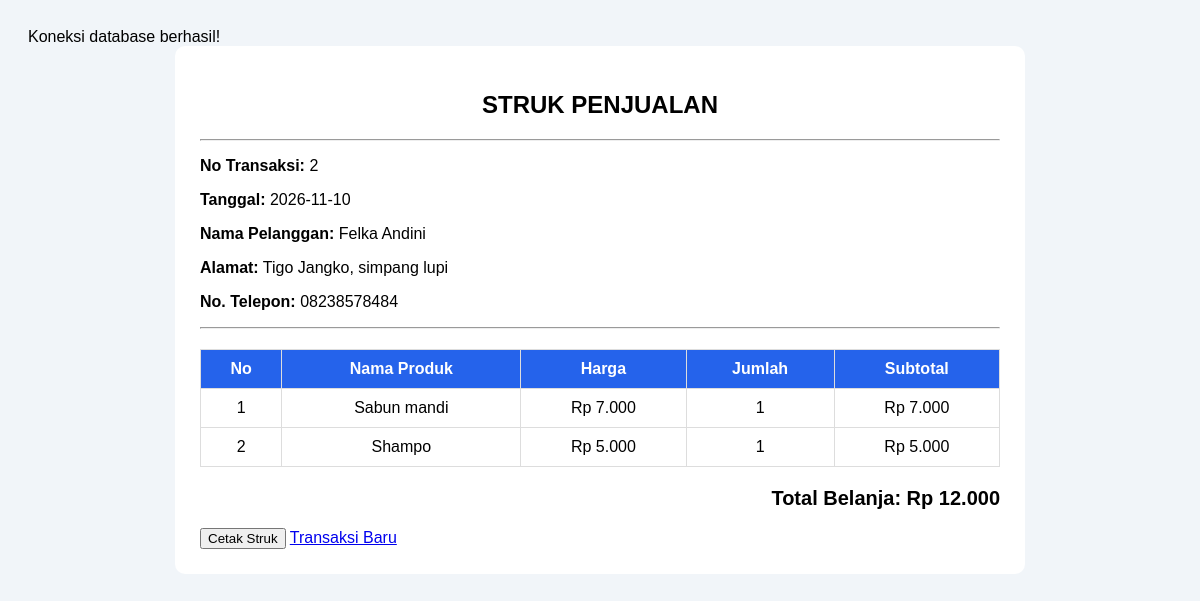
Page /detail_transaksi.php?id=2 (signed in) on the committed database.
### tables this page shows
CREATE TABLE `penjualan` (
  `id_penjualan` int(11) NOT NULL,
  `tanggal_penjualan` date NOT NULL,
  `total_harga` decimal(10,2) NOT NULL,
  `id_pelanggan` int(11) NOT NULL
);

CREATE TABLE `pelanggan` (
  `id_pelanggan` int(11) NOT NULL,
  `nama_pelanggan` varchar(50) NOT NULL,
  `alamat` text NOT NULL,
  `nomor_telp` varchar(15) NOT NULL
);

CREATE TABLE `detail_penjualan` (
  `id_detail` int(11) NOT NULL,
  `id_penjualan` int(11) NOT NULL,
  `id_produk` int(11) NOT NULL,
  `jumlah_produk` int(11) NOT NULL,
  `subtotal` decimal(10,2) NOT NULL
);

CREATE TABLE `produk` (
  `id_produk` int(11) NOT NULL,
  `nama_produk` varchar(50) NOT NULL,
  `harga` decimal(10,2) NOT NULL,
  `stok` int(11) NOT NULL
);

### detail_transaksi.php (the view, shortened to what this page needs)
<?php
include "koneksi.php";
$id = (int) $_GET['id'];
$query = mysqli_prepare($conn,
    "SELECT penjualan.*, pelanggan.nama_pelanggan,
            pelanggan.alamat, pelanggan.nomor_telp
     FROM penjualan
     JOIN pelanggan
     ON penjualan.id_pelanggan = pelanggan.id_pelanggan
     WHERE penjualan.id_penjualan = ?"
);
mysqli_stmt_bind_param($query, "i", $id);
mysqli_stmt_execute($query);
$result = mysqli_stmt_get_result($query);
$data = mysqli_fetch_assoc($result);
$detail = mysqli_prepare($conn,
    "SELECT detail_penjualan.*, produk.nama_produk,
            produk.harga
     FROM detail_penjualan
     JOIN produk
     ON detail_penjualan.id_produk = produk.id_produk
     WHERE detail_penjualan.id_penjualan = ?"
);
mysqli_stmt_bind_param($detail, "i", $id);
mysqli_stmt_execute($detail);
$hasil_detail = mysqli_stmt_get_result($detail);
?>
<!DOCTYPE html>
<html>
<head>
</head>
<body>
<div class="container">
    <h2 style="text-align:center">
        STRUK PENJUALAN
    </h2>
    <hr>
    <p>
        <b>No Transaksi:</b>
        <?= $data['id_penjualan']; ?>
    </p>
    <p>
        <b>Tanggal:</b>
        <?= $data['tanggal_penjualan']; ?>
    </p>
    <p>
        <b>Nama Pelanggan:</b>
        <?= htmlspecialchars($data['nama_pelanggan']); ?>
    </p>
    <p>
        <b>Alamat:</b>
        <?= htmlspecialchars($data['alamat']); ?>
    </p>
    <p>
        <b>No. Telepon:</b>
        <?= htmlspecialchars($data['nomor_telp']); ?>
    </p>
    <hr>
    <table>
        <tr>
            <th>No</th>
            <th>Nama Produk</th>
            <th>Harga</th>
            <th>Jumlah</th>
            <th>Subtotal</th>
        </tr>
        <?php
        $no = 1;
        while ($d = mysqli_fetch_assoc($hasil_detail)) {
        ?>
        <tr>
            <td><?= $no++; ?></td>
            <td>
                <?= htmlspecialchars($d['nama_produk']); ?>
            </td>
            <td>
                Rp <?= number_format($d['harga'], 0, ',', '.'); ?>
            </td>
            <td><?= $d['jumlah_produk']; ?></td>
            <td>
                Rp <?= number_format($d['subtotal'], 0, ',', '.'); ?>
            </td>
        </tr>
        <?php } ?>
    </table>
    <div class="total">
        Total Belanja:
        Rp <?= number_format($data['total_harga'], 0, ',', '.'); ?>
    </div>
    <br>
    <div class="no-print">
        <button onclick="window.print()">
            Cetak Struk
        </button>
        <a href="transaksi.php">Transaksi Baru</a>
    </div>
</div>
</body>
</html>

### detail_transaksi.php (style rules this page uses)
body { font-family: Arial; background: #f1f5f9; padding: 20px; }
.container { background: white; padding: 25px; max-width: 800px; margin: auto; border-radius: 10px; }
table { width: 100%; border-collapse: collapse; margin-top: 20px; }
th, td { border: 1px solid #ddd; padding: 10px; text-align: center; }
th { background: #2563eb; color: white; }
.total { text-align: right; font-size: 20px; font-weight: bold; margin-top: 20px; }

### rows in the picture
penjualan: id_penjualan "2", tanggal_penjualan "2026-11-10", id_pelanggan.nama_pelanggan "Felka Andini", id_pelanggan.alamat "Tigo Jangko, simpang lupi", id_pelanggan.nomor_telp "08238578484", total_harga "12.000"
detail_penjualan: id_produk.nama_produk "Sabun mandi", id_produk.harga "7.000", jumlah_produk "1", subtotal "7.000"
detail_penjualan: id_produk.nama_produk "Shampo", id_produk.harga "5.000", jumlah_produk "1", subtotal "5.000"
